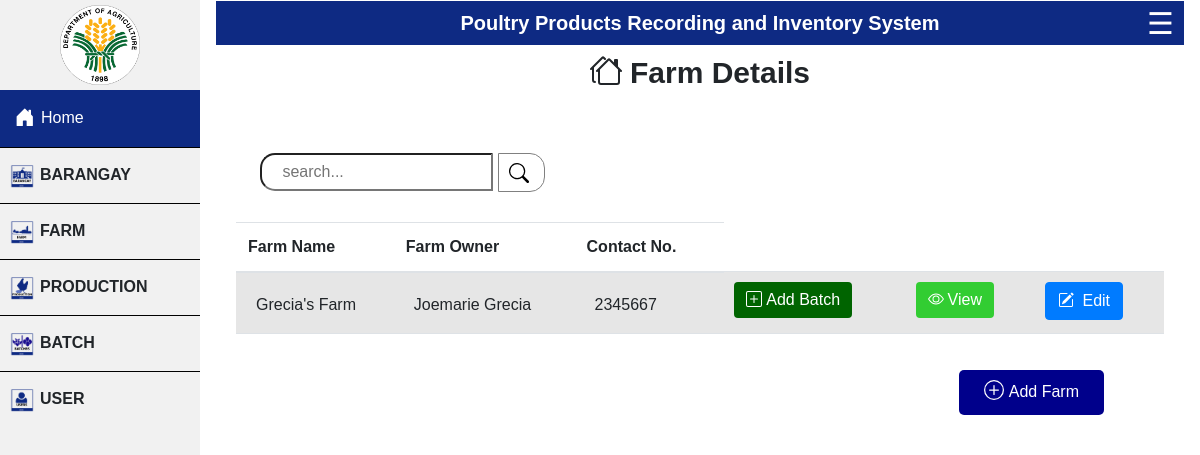
The app's page /project/view-farm.php (signed in) with its own data.
### tables this page shows
CREATE TABLE `farm` (
  `farmID` int(21) NOT NULL,
  `baranggayID` int(21) NOT NULL,
  `farmname` varchar(21) NOT NULL,
  `farmowner` varchar(21) NOT NULL,
  `contactno` int(21) NOT NULL,
  `lat` decimal(10,8) NOT NULL,
  `lng` decimal(11,8) NOT NULL
);

### project/view-farm.php (the view, shortened to what this page needs)
<?php include ("header.php");  ?>
<div class="wrapper">
    <section class="view-user">
        <h2>Farm Details</h2>
    </section>
    <section class="view">
        <?php
include 'connect.php';
$sql = "SELECT * FROM farm";
$data = mysqli_query($data, $sql);
if ($_SERVER['REQUEST_METHOD'] === 'POST') {
    $searchTerm = htmlspecialchars($_POST['search']);
    $filteredData = array();
    foreach ($data as $item) {
        if (stripos($item['farmname'], $searchTerm) !== false) {
            $filteredData[] = $item;
        }
    }
} else {
    $filteredData = $data;
}
?>
        <form method="post">
            <div class="search-area">
            <input class="" type="text" placeholder="search..." id="search" name="search" value="<?php echo $searchTerm ?? ''; ?>">
            <a><button type="submit"><svg xmlns="http://www.w3.org/2000/svg" width="20" height="20" fill="black" class="bi bi-search" viewBox="0 0 16 16">
  <path d="M11.742 10.344a6.5 6.5 0 1 0-1.397 1.398h-.001c.03.04.062.078.098.115l3.85 3.85a1 1 0 0 0 1.415-1.414l-3.85-3.85a1.007 1.007 0 0 0-.115-.1zM12 6.5a5.5 5.5 0 1 1-11 0 5.5 5.5 0 0 1 11 0z"/>
</svg></button></a>
            </div>
        </form>
        <table class="table table-striped">
            <thead>
                <tr>
                    <th>Farm Name</th>
                    <th>Farm Owner</th>
                    <th>Contact No.</th>
                </tr>
            </thead>
            <tbody>
                <?php foreach ($filteredData as $item): ?>
                <tr>
                    <td><p id="p"><?php echo $item['farmname']; ?></p></td>
                    <td><p id="p"><?php echo $item['farmowner']; ?></p></td>
                    <td><p id="p"><?php echo $item['contactno']; ?></p></td>
                    <td>
                        <div class="addbatch-button">
                            <button type="button" class="btn btn-primary" data-bs-toggle="modal"
                                data-bs-target="#editModal">
                                <a href="add-batch.php?farmID=<?php echo $item['farmID']; ?>">Add Batch</a>
                            </button>
                        </div>
                    </td>
                    <td>
                        <div class="viewbatch-button">
                            <button type="button" class="btn btn-primary" data-bs-toggle="modal"
                                data-bs-target="#editModal">
                                <a href="view-batchesx.php?farmID=<?php echo $item['farmID']; ?>"> View </a>
                            </button>
                        </div>
                    </td>
                    <td>
                        <button type="button" class="btn btn-primary" data-bs-toggle="modal"
                            data-bs-target="#editModal">
                            <a href="update-farm.php?farmID=<?php echo $item['farmID']; ?>"> Edit </a>
                        </button>
                    </td>
                </tr>
                <?php endforeach; ?>
            </tbody>
        </table>
    </section>
    <div class="add">
        <div class="add-user-page">
            <a href="add-farm.php">Add Farm</a>
        </div>
    </div>
</div>
</body>
</html>

### project/header.php (style rules this page uses)
body { margin: 0; font-family: helvetica; }
button { margin: 10px; border: none; color: white; font-size: 15px; font-weight: bolder; background-color: #0e2a83; border-radius: 20px; cursor: pointer; }

### project/view-farm.php (style rules this page uses)
.wrapper { margin-top: 10px; }
.view { padding: 10px; margin: 10px; }
.view-user { display: flex; margin-top: 10px; justify-content: center; }
.view-user h2 { font-size: 30px; font-weight: bold; }
.add { display: flex; justify-content: flex-end; }
.add-user-page { background-color: darkblue; padding: 10px 25px 10px 25px; margin-bottom: 30px; margin-right: 80px; border-radius: 5px; }
.add-user-page a { text-decoration: none; color: white; }
tr td button a { text-decoration: none; color: white; }
.addbatch-button button { border: none; background-color: darkgreen; }
.viewbatch-button button { background-color: limegreen; border: none; }
a { text-decoration: none !important; }
tr { padding:20px !important; }
td { align-items:center; padding:0 !important; margin:0 !important; }
.search-area { margin:20px; }
#p { padding-top:20px; padding-left:20px; }
.search-area button { margin-left:0; padding-top:7px; padding-left:10px; padding-bottom:7px; padding-right:15px; border-radius: 0 15px 15px 0; border:1px solid grey; background-color:transparent; }
.search-area input { border-radius: 15px 0 0 15px; margin-right:0; padding-top:5px; padding-bottom:5px; padding-left:20px; }

### records on screen
farm: farmname "Grecia's Farm", farmowner "Joemarie Grecia", contactno "2345667"
